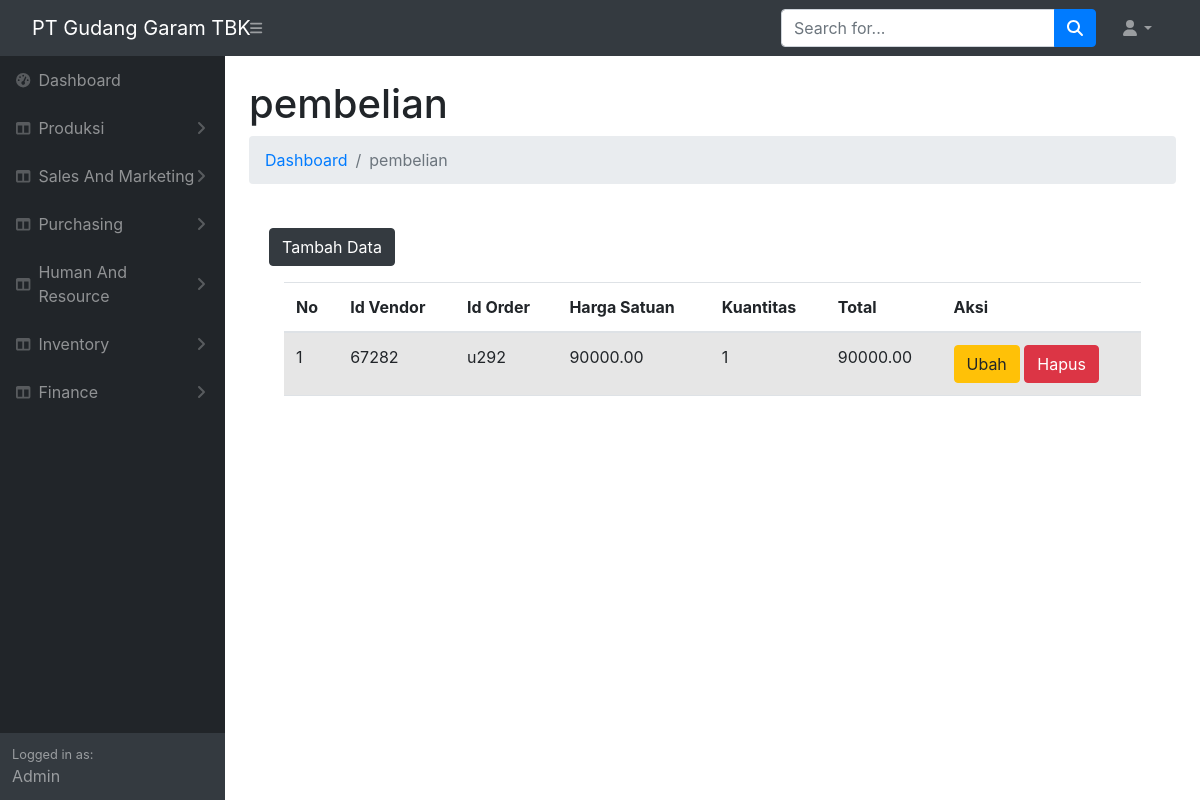
Page /produksi/pembelian.php on the committed database.
### tables this page shows
CREATE TABLE `pembelian` (
  `id_pembelian` int(11) NOT NULL,
  `id_vendor` int(11) NOT NULL,
  `id_order` varchar(50) NOT NULL,
  `total` decimal(10,2) NOT NULL,
  `quantity` int(50) NOT NULL,
  `unit_price` decimal(10,2) NOT NULL
);

### produksi/pembelian.php (the view, shortened to what this page needs)
<!DOCTYPE html>
<html lang="en">
    <head>
        <link rel="stylesheet" type="text/css" media="screen" href="https://cdn.datatables.net/1.13.1/css/jquery.dataTables.min.css">
    <link rel="stylesheet" type="text/css" media="screen" href="https://cdnjs.cloudflare.com/ajax/libs/twitter-bootstrap/5.2.0/css/bootstrap.min.css">
    <link rel="stylesheet" type="text/css" media="screen" href="https://cdn.datatables.net/1.13.1/css/dataTables.bootstrap5.min.css">
        <link href="https://cdn.jsdelivr.net/npm/simple-datatables@7.1.2/dist/style.min.css" rel="stylesheet" />
        <link href="css/styles.css" rel="stylesheet" />
    </head>
    <body class="sb-nav-fixed">
        <nav class="sb-topnav navbar navbar-expand navbar-dark bg-dark">
            <a class="navbar-brand ps-3" href="index.html">PT Gudang Garam TBK</a>
            <button class="btn btn-link btn-sm order-1 order-lg-0 me-4 me-lg-0" id="sidebarToggle" href="#!"><i class="fas fa-bars"></i></button>
            <form class="d-none d-md-inline-block form-inline ms-auto me-0 me-md-3 my-2 my-md-0">
                <div class="input-group">
                    <input class="form-control" type="text" placeholder="Search for..." aria-label="Search for..." aria-describedby="btnNavbarSearch" />
                    <button class="btn btn-primary" id="btnNavbarSearch" type="button"><i class="fas fa-search"></i></button>
                </div>
            </form>
            <ul class="navbar-nav ms-auto ms-md-0 me-3 me-lg-4">
                <li class="nav-item dropdown">
                    <a class="nav-link dropdown-toggle" id="navbarDropdown" href="#" role="button" data-bs-toggle="dropdown" aria-expanded="false"><i class="fas fa-user fa-fw"></i></a>
                </li>
            </ul>
        </nav>
        <div id="layoutSidenav">
            <div id="layoutSidenav_nav">
                <nav class="sb-sidenav accordion sb-sidenav-dark" id="sidenavAccordion">
                    <div class="sb-sidenav-menu">
                        <div class="nav">
                        <a class="nav-link" href="index.php">
                                <div class="sb-nav-link-icon"><i class="fas fa-tachometer-alt"></i></div>
                                Dashboard
                            </a>
                            <a class="nav-link collapsed" href="#" data-bs-toggle="collapse" data-bs-target="#collapseLayouts" aria-expanded="false" aria-controls="collapseLayouts">
                                <div class="sb-nav-link-icon"><i class="fas fa-columns"></i></div>
                                Produksi
                                <div class="sb-sidenav-collapse-arrow"><i class="fas fa-angle-down"></i></div>
                            </a>
                            <a class="nav-link collapsed" href="#" data-bs-toggle="collapse" data-bs-target="#collapseLayouts" aria-expanded="false" aria-controls="collapseLayouts">
                                <div class="sb-nav-link-icon"><i class="fas fa-columns"></i></div>
                                Sales And Marketing
                                <div class="sb-sidenav-collapse-arrow"><i class="fas fa-angle-down"></i></div>
                            </a>
                        <a class="nav-link collapsed" href="#" data-bs-toggle="collapse" data-bs-target="#collapseLayouts" aria-expanded="false" aria-controls="collapseLayouts">
                            <div class="sb-nav-link-icon"><i class="fas fa-columns"></i></div>
                            Purchasing
                            <div class="sb-sidenav-collapse-arrow"><i class="fas fa-angle-down"></i></div>
                        </a>
                        <a class="nav-link collapsed" href="#" data-bs-toggle="collapse" data-bs-target="#collapseLayouts" aria-expanded="false" aria-controls="collapseLayouts">
                        <div class="sb-nav-link-icon"><i class="fas fa-columns"></i></div>
                            Human And Resource
                            <div class="sb-sidenav-collapse-arrow"><i class="fas fa-angle-down"></i></div>
                            </a>
                        <a class="nav-link collapsed" href="#" data-bs-toggle="collapse" data-bs-target="#collapseLayouts" aria-expanded="false" aria-controls="collapseLayouts">
                            <div class="sb-nav-link-icon"><i class="fas fa-columns"></i></div>
                                Inventory
                                <div class="sb-sidenav-collapse-arrow"><i class="fas fa-angle-down"></i></div>
                                </a>
                        <a class="nav-link collapsed" href="#" data-bs-toggle="collapse" data-bs-target="#collapseLayouts" aria-expanded="false" aria-controls="collapseLayouts">
                            <div class="sb-nav-link-icon"><i class="fas fa-columns"></i></div>
                            Finance
                            <div class="sb-sidenav-collapse-arrow"><i class="fas fa-angle-down"></i></div>
                        </a>
                        <!DOCTYPE html>
                        <html lang="en">
                        <head>
                            <link href="https://stackpath.bootstrapcdn.com/bootstrap/4.5.2/css/bootstrap.min.css" rel="stylesheet">
                        </head>
                        <body>
                        </body>
                        </html>
                        </div>
                    </div>
                    <div class="sb-sidenav-footer">
                        <div class="small">Logged in as:</div>
                        Admin
                    </div>
                </nav>
            </div>
            <div id="layoutSidenav_content">
            <main>
                    <div class="container-fluid px-4">
                        <h1 class="mt-4">pembelian</h1>
                        <ol class="breadcrumb mb-4">
                            <li class="breadcrumb-item"><a href="index.html">Dashboard</a></li>
                            <li class="breadcrumb-item active">pembelian</li>
                        </ol>
            <div class="card-body">
                <button type="button" class="btn btn-dark mb-3" data-bs-toggle="modal" data-bs-target="#modaldaftar">
                    Tambah Data
                </button>
                <div class="container">
    <table id="export" class="table table-striped" style="width:100%">
        <thead>
            <tr>
                <th>No</th>
                <th>Id Vendor</th>
                <th>Id Order</th>
                <th>Harga Satuan</th>
                <th>Kuantitas</th>
                <th>Total</th>
                <th>Aksi</th>
            </tr>
        </thead>
        <tbody>
            <?php
            include "koneksi/koneksi.php";
            $no = 1;
            $tampil = mysqli_query($koneksi, "SELECT * FROM pembelian ORDER BY id_pembelian DESC");
            while ($data = mysqli_fetch_array($tampil)) {
                echo "<tr>
                <td>".$no."</td>
                <td>".$data['id_vendor']."</td>
                <td>".$data['id_order']."</td>
                <td>".$data['unit_price']."</td>
                <td>".$data['quantity']."</td>
                <td>".$data['total']."</td>
                <td>
                    <a href='#' class='btn btn-warning' data-bs-toggle='modal' data-bs-target='#modalubah".$no."'>Ubah</a>
                    <a href='#' class='btn btn-danger' data-bs-toggle='modal' data-bs-target='#modalhapus".$no."'>Hapus</a>
                </td>
                </tr>";
                $no++;
            }
            ?>
        </tbody>
    </table>
</div>
            </div>
        </div>
    </div>
  </body>
</html>

### rows in the picture
pembelian: id_vendor "67282", id_order "u292", unit_price "90000.00", quantity "1", total "90000.00"
